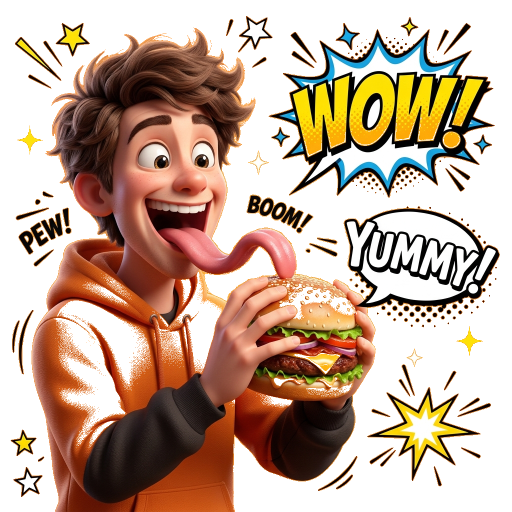
#> input picture wow_yummy_transparent.png, 1024 x 1024 px (shown at 1/2 size)
$ python extract_bubbles.py
#> lines starting #> are read from the running program, lines starting #| are printed output that depends on the picture
from PIL import Image

img = Image.open('wow_yummy_transparent.png')
#> img is the input picture: PIL image 1024x1024 RGBA; mean R, G, B, A 194, 168.9, 151.4, 138

# Crop WOW (Approx top right quarter)
# Left, Upper, Right, Lower
wow_box = (550, 50, 1000, 400)
wow_img = img.crop(wow_box)
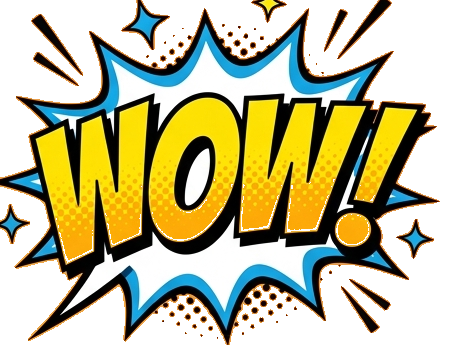
#> wow_img: PIL image 450x350 RGBA; mean R, G, B, A 188.8, 184.7, 147, 149.9; transparent parts drawn white
wow_img.save('wow_bubble.png')

# Crop YUMMY (Approx middle right)
yummy_box = (650, 450, 1024, 750)
yummy_img = img.crop(yummy_box)
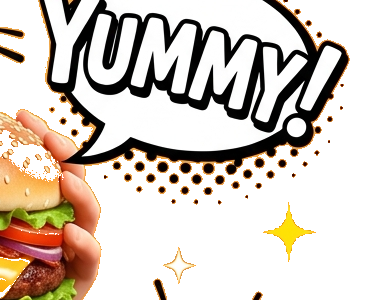
#> yummy_img: PIL image 374x300 RGBA; mean R, G, B, A 210.4, 199.4, 189.3, 137; transparent parts drawn white
yummy_img.save('yummy_bubble.png')

print("Extracted wow_bubble.png and yummy_bubble.png")

$ run again, with avocado_smash_burger.png copied over wow_yummy_transparent.png
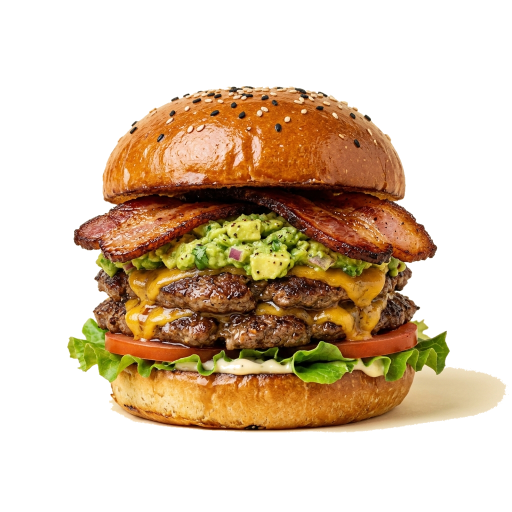
#> input picture avocado_smash_burger.png, 1024 x 1024 px (shown at 1/2 size)
#> img is the input picture: PIL image 1024x1024 RGBA; mean R, G, B, A 217, 196.4, 172.5, 104.4
#> `wow_img = img.crop(wow_box)`:
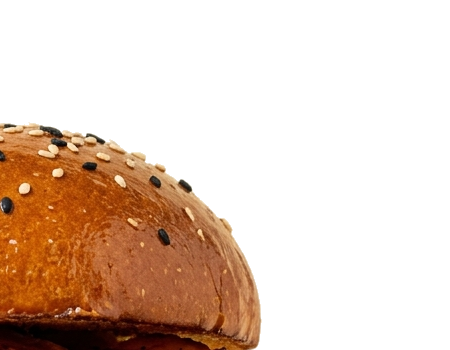
#> wow_img: PIL image 450x350 RGBA; mean R, G, B, A 225.9, 204.2, 189.6, 77.4; transparent parts drawn white
#> `yummy_img = img.crop(yummy_box)`:
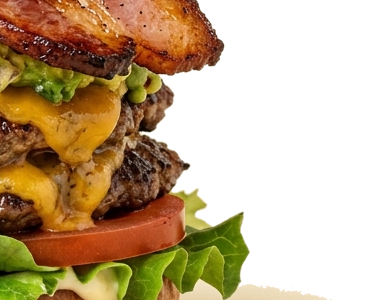
#> yummy_img: PIL image 374x300 RGBA; mean R, G, B, A 193.5, 169, 135.5, 140.5; transparent parts drawn white
